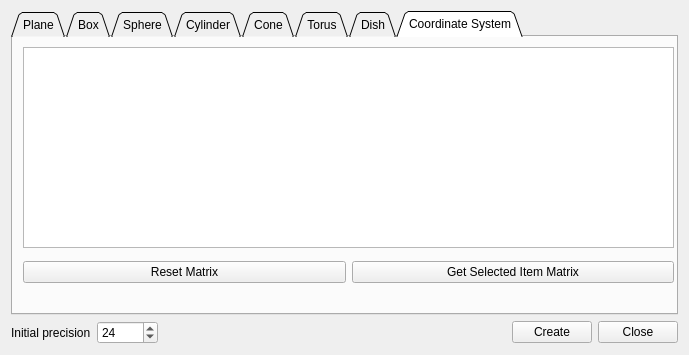
<?xml version="1.0" encoding="UTF-8"?>
<ui version="4.0">
 <class>PrimitiveFactoryDlg</class>
 <widget class="QDialog" name="PrimitiveFactoryDlg">
  <property name="geometry">
   <rect>
    <x>0</x>
    <y>0</y>
    <width>689</width>
    <height>355</height>
   </rect>
  </property>
  <property name="windowTitle">
   <string>Primitive factory</string>
  </property>
  <layout class="QVBoxLayout" name="verticalLayout_6">
   <item>
    <widget class="QTabWidget" name="tabWidget">
     <property name="tabShape">
      <enum>QTabWidget::Triangular</enum>
     </property>
     <property name="currentIndex">
      <number>7</number>
     </property>
     <property name="elideMode">
      <enum>Qt::ElideNone</enum>
     </property>
     <widget class="QWidget" name="planeTab">
      <attribute name="icon">
       <iconset resource="../MainWindow.qrc">
        <normaloff>:/Resources/images/Plane.png</normaloff>:/Resources/images/Plane.png</iconset>
      </attribute>
      <attribute name="title">
       <string>Plane</string>
      </attribute>
      <layout class="QGridLayout" name="gridLayout">
       <item row="0" column="0">
        <layout class="QFormLayout" name="formLayout">
         <item row="0" column="0">
          <widget class="QLabel" name="label">
           <property name="text">
            <string notr="true">dx</string>
           </property>
          </widget>
         </item>
         <item row="0" column="1">
          <widget class="QDoubleSpinBox" name="planeWidthDoubleSpinBox">
           <property name="decimals">
            <number>6</number>
           </property>
           <property name="minimum">
            <double>0.000001000000000</double>
           </property>
           <property name="maximum">
            <double>100000000.000000000000000</double>
           </property>
           <property name="value">
            <double>1.000000000000000</double>
           </property>
          </widget>
         </item>
         <item row="1" column="0">
          <widget class="QLabel" name="label_2">
           <property name="text">
            <string notr="true">dy</string>
           </property>
          </widget>
         </item>
         <item row="1" column="1">
          <widget class="QDoubleSpinBox" name="planeHeightDoubleSpinBox">
           <property name="decimals">
            <number>6</number>
           </property>
           <property name="minimum">
            <double>0.000001000000000</double>
           </property>
           <property name="maximum">
            <double>100000000.000000000000000</double>
           </property>
           <property name="value">
            <double>1.000000000000000</double>
           </property>
          </widget>
         </item>
        </layout>
       </item>
       <item row="0" column="1">
        <spacer name="horizontalSpacer">
         <property name="orientation">
          <enum>Qt::Horizontal</enum>
         </property>
         <property name="sizeHint" stdset="0">
          <size>
           <width>333</width>
           <height>20</height>
          </size>
         </property>
        </spacer>
       </item>
       <item row="1" column="0">
        <spacer name="verticalSpacer">
         <property name="orientation">
          <enum>Qt::Vertical</enum>
         </property>
         <property name="sizeHint" stdset="0">
          <size>
           <width>20</width>
           <height>111</height>
          </size>
         </property>
        </spacer>
       </item>
      </layout>
     </widget>
     <widget class="QWidget" name="boxTab">
      <attribute name="icon">
       <iconset resource="../MainWindow.qrc">
        <normaloff>:/Resources/images/cube.png</normaloff>:/Resources/images/cube.png</iconset>
      </attribute>
      <attribute name="title">
       <string>Box</string>
      </attribute>
      <layout class="QGridLayout" name="gridLayout_2">
       <item row="0" column="0">
        <layout class="QFormLayout" name="formLayout_2">
         <item row="0" column="0">
          <widget class="QLabel" name="label_3">
           <property name="text">
            <string notr="true">dx</string>
           </property>
          </widget>
         </item>
         <item row="0" column="1">
          <widget class="QDoubleSpinBox" name="boxDxDoubleSpinBox">
           <property name="decimals">
            <number>6</number>
           </property>
           <property name="minimum">
            <double>0.000001000000000</double>
           </property>
           <property name="maximum">
            <double>100000000.000000000000000</double>
           </property>
           <property name="value">
            <double>1.000000000000000</double>
           </property>
          </widget>
         </item>
         <item row="1" column="0">
          <widget class="QLabel" name="label_4">
           <property name="text">
            <string notr="true">dy</string>
           </property>
          </widget>
         </item>
         <item row="1" column="1">
          <widget class="QDoubleSpinBox" name="boxDyDoubleSpinBox">
           <property name="decimals">
            <number>6</number>
           </property>
           <property name="minimum">
            <double>0.000001000000000</double>
           </property>
           <property name="maximum">
            <double>100000000.000000000000000</double>
           </property>
           <property name="value">
            <double>1.000000000000000</double>
           </property>
          </widget>
         </item>
         <item row="2" column="0">
          <widget class="QLabel" name="label_5">
           <property name="text">
            <string notr="true">dz</string>
           </property>
          </widget>
         </item>
         <item row="2" column="1">
          <widget class="QDoubleSpinBox" name="boxDzDoubleSpinBox">
           <property name="decimals">
            <number>6</number>
           </property>
           <property name="minimum">
            <double>0.000001000000000</double>
           </property>
           <property name="maximum">
            <double>100000000.000000000000000</double>
           </property>
           <property name="value">
            <double>1.000000000000000</double>
           </property>
          </widget>
         </item>
        </layout>
       </item>
       <item row="0" column="1">
        <spacer name="horizontalSpacer_2">
         <property name="orientation">
          <enum>Qt::Horizontal</enum>
         </property>
         <property name="sizeHint" stdset="0">
          <size>
           <width>334</width>
           <height>20</height>
          </size>
         </property>
        </spacer>
       </item>
       <item row="1" column="0">
        <spacer name="verticalSpacer_2">
         <property name="orientation">
          <enum>Qt::Vertical</enum>
         </property>
         <property name="sizeHint" stdset="0">
          <size>
           <width>20</width>
           <height>85</height>
          </size>
         </property>
        </spacer>
       </item>
      </layout>
     </widget>
     <widget class="QWidget" name="sphereTab">
      <attribute name="icon">
       <iconset resource="../MainWindow.qrc">
        <normaloff>:/Resources/images/sphere.png</normaloff>:/Resources/images/sphere.png</iconset>
      </attribute>
      <attribute name="title">
       <string>Sphere</string>
      </attribute>
      <layout class="QGridLayout" name="gridLayout_3">
       <item row="0" column="0">
        <layout class="QHBoxLayout" name="horizontalLayout">
         <item>
          <widget class="QLabel" name="label_6">
           <property name="text">
            <string>radius</string>
           </property>
          </widget>
         </item>
         <item>
          <widget class="QDoubleSpinBox" name="sphereRadiusDoubleSpinBox">
           <property name="decimals">
            <number>6</number>
           </property>
           <property name="minimum">
            <double>0.000001000000000</double>
           </property>
           <property name="maximum">
            <double>100000000.000000000000000</double>
           </property>
           <property name="value">
            <double>2.000000000000000</double>
           </property>
          </widget>
         </item>
        </layout>
       </item>
       <item row="0" column="1">
        <spacer name="horizontalSpacer_3">
         <property name="orientation">
          <enum>Qt::Horizontal</enum>
         </property>
         <property name="sizeHint" stdset="0">
          <size>
           <width>317</width>
           <height>20</height>
          </size>
         </property>
        </spacer>
       </item>
       <item row="3" column="0">
        <spacer name="verticalSpacer_3">
         <property name="orientation">
          <enum>Qt::Vertical</enum>
         </property>
         <property name="sizeHint" stdset="0">
          <size>
           <width>20</width>
           <height>136</height>
          </size>
         </property>
        </spacer>
       </item>
       <item row="1" column="0">
        <widget class="QGroupBox" name="groupBox">
         <property name="title">
          <string>Position</string>
         </property>
         <layout class="QGridLayout" name="gridLayout_7">
          <item row="2" column="0">
           <widget class="QLabel" name="label_21">
            <property name="text">
             <string notr="true">y</string>
            </property>
           </widget>
          </item>
          <item row="1" column="1">
           <widget class="QDoubleSpinBox" name="spherePosXDoubleSpinBox">
            <property name="decimals">
             <number>6</number>
            </property>
            <property name="minimum">
             <double>-1000000000.000000000000000</double>
            </property>
            <property name="maximum">
             <double>1000000000.000000000000000</double>
            </property>
           </widget>
          </item>
          <item row="2" column="1">
           <widget class="QDoubleSpinBox" name="spherePosYDoubleSpinBox">
            <property name="decimals">
             <number>6</number>
            </property>
            <property name="minimum">
             <double>-1000000000.000000000000000</double>
            </property>
            <property name="maximum">
             <double>1000000000.000000000000000</double>
            </property>
           </widget>
          </item>
          <item row="3" column="1">
           <widget class="QDoubleSpinBox" name="spherePosZDoubleSpinBox">
            <property name="decimals">
             <number>6</number>
            </property>
            <property name="minimum">
             <double>-1000000000.000000000000000</double>
            </property>
            <property name="maximum">
             <double>1000000000.000000000000000</double>
            </property>
           </widget>
          </item>
          <item row="3" column="0">
           <widget class="QLabel" name="label_22">
            <property name="text">
             <string notr="true">z</string>
            </property>
           </widget>
          </item>
          <item row="1" column="0">
           <widget class="QLabel" name="label_20">
            <property name="text">
             <string notr="true">x</string>
            </property>
           </widget>
          </item>
          <item row="5" column="0" colspan="2">
           <layout class="QHBoxLayout" name="horizontalLayout_3">
            <property name="topMargin">
             <number>0</number>
            </property>
            <property name="rightMargin">
             <number>0</number>
            </property>
            <item>
             <widget class="QPushButton" name="spherePosToOriginButton">
              <property name="toolTip">
               <string>Set position to origin</string>
              </property>
              <property name="text">
               <string>clear</string>
              </property>
             </widget>
            </item>
            <item>
             <widget class="QPushButton" name="spherePosFromClipboardButton">
              <property name="toolTip">
               <string>Try to interpret clipboard contents as position (&quot;x y z&quot;)</string>
              </property>
              <property name="text">
               <string>clipboard</string>
              </property>
             </widget>
            </item>
           </layout>
          </item>
         </layout>
        </widget>
       </item>
      </layout>
     </widget>
     <widget class="QWidget" name="cylTab">
      <attribute name="icon">
       <iconset resource="../MainWindow.qrc">
        <normaloff>:/Resources/images/cylinder.png</normaloff>:/Resources/images/cylinder.png</iconset>
      </attribute>
      <attribute name="title">
       <string>Cylinder</string>
      </attribute>
      <layout class="QGridLayout" name="gridLayout_6">
       <item row="0" column="0">
        <layout class="QFormLayout" name="formLayout_6">
         <item row="0" column="0">
          <widget class="QLabel" name="label_7">
           <property name="text">
            <string>radius</string>
           </property>
          </widget>
         </item>
         <item row="0" column="1">
          <widget class="QDoubleSpinBox" name="cylRadiusDoubleSpinBox">
           <property name="decimals">
            <number>6</number>
           </property>
           <property name="minimum">
            <double>0.000001000000000</double>
           </property>
           <property name="maximum">
            <double>100000000.000000000000000</double>
           </property>
           <property name="value">
            <double>2.000000000000000</double>
           </property>
          </widget>
         </item>
         <item row="1" column="0">
          <widget class="QLabel" name="label_8">
           <property name="text">
            <string>height</string>
           </property>
          </widget>
         </item>
         <item row="1" column="1">
          <widget class="QDoubleSpinBox" name="cylHeightDoubleSpinBox">
           <property name="decimals">
            <number>6</number>
           </property>
           <property name="minimum">
            <double>0.000001000000000</double>
           </property>
           <property name="maximum">
            <double>100000000.000000000000000</double>
           </property>
           <property name="value">
            <double>5.000000000000000</double>
           </property>
          </widget>
         </item>
        </layout>
       </item>
       <item row="0" column="1">
        <spacer name="horizontalSpacer_6">
         <property name="orientation">
          <enum>Qt::Horizontal</enum>
         </property>
         <property name="sizeHint" stdset="0">
          <size>
           <width>316</width>
           <height>20</height>
          </size>
         </property>
        </spacer>
       </item>
       <item row="1" column="0">
        <spacer name="verticalSpacer_6">
         <property name="orientation">
          <enum>Qt::Vertical</enum>
         </property>
         <property name="sizeHint" stdset="0">
          <size>
           <width>20</width>
           <height>111</height>
          </size>
         </property>
        </spacer>
       </item>
      </layout>
     </widget>
     <widget class="QWidget" name="coneTab">
      <attribute name="icon">
       <iconset resource="../MainWindow.qrc">
        <normaloff>:/Resources/images/cone.png</normaloff>:/Resources/images/cone.png</iconset>
      </attribute>
      <attribute name="title">
       <string>Cone</string>
      </attribute>
      <layout class="QGridLayout" name="gridLayout_4">
       <item row="0" column="0">
        <layout class="QVBoxLayout" name="verticalLayout">
         <item>
          <layout class="QFormLayout" name="formLayout_4">
           <item row="0" column="0">
            <widget class="QLabel" name="label_10">
             <property name="text">
              <string>top radius</string>
             </property>
            </widget>
           </item>
           <item row="0" column="1">
            <widget class="QDoubleSpinBox" name="coneTopRadiusDoubleSpinBox">
             <property name="decimals">
              <number>6</number>
             </property>
             <property name="minimum">
              <double>0.000000000000000</double>
             </property>
             <property name="maximum">
              <double>100000000.000000000000000</double>
             </property>
             <property name="value">
              <double>0.000000000000000</double>
             </property>
            </widget>
           </item>
           <item row="1" column="0">
            <widget class="QLabel" name="label_9">
             <property name="text">
              <string>bottom radius</string>
             </property>
            </widget>
           </item>
           <item row="1" column="1">
            <widget class="QDoubleSpinBox" name="coneBottomRadiusDoubleSpinBox">
             <property name="decimals">
              <number>6</number>
             </property>
             <property name="minimum">
              <double>0.000000000000000</double>
             </property>
             <property name="maximum">
              <double>100000000.000000000000000</double>
             </property>
             <property name="value">
              <double>2.000000000000000</double>
             </property>
            </widget>
           </item>
           <item row="2" column="0">
            <widget class="QLabel" name="label_11">
             <property name="text">
              <string>height</string>
             </property>
            </widget>
           </item>
           <item row="2" column="1">
            <widget class="QDoubleSpinBox" name="coneHeightDoubleSpinBox">
             <property name="decimals">
              <number>6</number>
             </property>
             <property name="minimum">
              <double>0.000001000000000</double>
             </property>
             <property name="maximum">
              <double>100000000.000000000000000</double>
             </property>
             <property name="value">
              <double>3.000000000000000</double>
             </property>
            </widget>
           </item>
          </layout>
         </item>
         <item>
          <widget class="QGroupBox" name="snoutGroupBox">
           <property name="title">
            <string>Snout mode</string>
           </property>
           <property name="checkable">
            <bool>true</bool>
           </property>
           <property name="checked">
            <bool>false</bool>
           </property>
           <layout class="QFormLayout" name="formLayout_3">
            <item row="0" column="0">
             <widget class="QLabel" name="label_12">
              <property name="toolTip">
               <string>displacement of axes along X-axis</string>
              </property>
              <property name="statusTip">
               <string>displacement of axes along X-axis</string>
              </property>
              <property name="text">
               <string>x offset</string>
              </property>
             </widget>
            </item>
            <item row="0" column="1">
             <widget class="QDoubleSpinBox" name="coneXOffsetDoubleSpinBox">
              <property name="decimals">
               <number>6</number>
              </property>
              <property name="minimum">
               <double>0.000000000000000</double>
              </property>
              <property name="maximum">
               <double>100000000.000000000000000</double>
              </property>
              <property name="value">
               <double>0.000000000000000</double>
              </property>
             </widget>
            </item>
            <item row="1" column="0">
             <widget class="QLabel" name="label_13">
              <property name="toolTip">
               <string>displacement of axes along Y-axis</string>
              </property>
              <property name="statusTip">
               <string>displacement of axes along Y-axis</string>
              </property>
              <property name="text">
               <string>y offset</string>
              </property>
             </widget>
            </item>
            <item row="1" column="1">
             <widget class="QDoubleSpinBox" name="coneYOffsetDoubleSpinBox">
              <property name="decimals">
               <number>6</number>
              </property>
              <property name="minimum">
               <double>0.000000000000000</double>
              </property>
              <property name="maximum">
               <double>100000000.000000000000000</double>
              </property>
              <property name="value">
               <double>0.000000000000000</double>
              </property>
             </widget>
            </item>
           </layout>
          </widget>
         </item>
        </layout>
       </item>
       <item row="0" column="1">
        <spacer name="horizontalSpacer_4">
         <property name="orientation">
          <enum>Qt::Horizontal</enum>
         </property>
         <property name="sizeHint" stdset="0">
          <size>
           <width>278</width>
           <height>20</height>
          </size>
         </property>
        </spacer>
       </item>
       <item row="1" column="0">
        <spacer name="verticalSpacer_4">
         <property name="orientation">
          <enum>Qt::Vertical</enum>
         </property>
         <property name="sizeHint" stdset="0">
          <size>
           <width>20</width>
           <height>25</height>
          </size>
         </property>
        </spacer>
       </item>
      </layout>
     </widget>
     <widget class="QWidget" name="torusTab">
      <attribute name="icon">
       <iconset resource="../MainWindow.qrc">
        <normaloff>:/Resources/images/torus.png</normaloff>:/Resources/images/torus.png</iconset>
      </attribute>
      <attribute name="title">
       <string>Torus</string>
      </attribute>
      <layout class="QGridLayout" name="gridLayout_5">
       <item row="0" column="0">
        <layout class="QVBoxLayout" name="verticalLayout_2">
         <item>
          <layout class="QFormLayout" name="formLayout_5">
           <item row="0" column="0">
            <widget class="QLabel" name="label_14">
             <property name="text">
              <string>inside radius</string>
             </property>
            </widget>
           </item>
           <item row="0" column="1">
            <widget class="QDoubleSpinBox" name="torusInsideRadiusDoubleSpinBox">
             <property name="decimals">
              <number>6</number>
             </property>
             <property name="minimum">
              <double>0.000001000000000</double>
             </property>
             <property name="maximum">
              <double>100000000.000000000000000</double>
             </property>
             <property name="value">
              <double>1.000000000000000</double>
             </property>
            </widget>
           </item>
           <item row="1" column="0">
            <widget class="QLabel" name="label_15">
             <property name="text">
              <string>outside radius</string>
             </property>
            </widget>
           </item>
           <item row="1" column="1">
            <widget class="QDoubleSpinBox" name="torusOutsideRadiusDoubleSpinBox">
             <property name="decimals">
              <number>6</number>
             </property>
             <property name="minimum">
              <double>0.000001000000000</double>
             </property>
             <property name="maximum">
              <double>100000000.000000000000000</double>
             </property>
             <property name="value">
              <double>1.500000000000000</double>
             </property>
            </widget>
           </item>
           <item row="2" column="0">
            <widget class="QLabel" name="label_16">
             <property name="text">
              <string>angle (degrees)</string>
             </property>
            </widget>
           </item>
           <item row="2" column="1">
            <widget class="QDoubleSpinBox" name="torusAngleDoubleSpinBox">
             <property name="decimals">
              <number>6</number>
             </property>
             <property name="minimum">
              <double>0.000001000000000</double>
             </property>
             <property name="maximum">
              <double>360.000000000000000</double>
             </property>
             <property name="value">
              <double>360.000000000000000</double>
             </property>
            </widget>
           </item>
          </layout>
         </item>
         <item>
          <widget class="QGroupBox" name="torusRectGroupBox">
           <property name="title">
            <string>Rectangular section</string>
           </property>
           <property name="checkable">
            <bool>true</bool>
           </property>
           <property name="checked">
            <bool>false</bool>
           </property>
           <layout class="QHBoxLayout" name="horizontalLayout_2">
            <item>
             <widget class="QLabel" name="label_17">
              <property name="text">
               <string>inside radius</string>
              </property>
             </widget>
            </item>
            <item>
             <widget class="QDoubleSpinBox" name="torusRectSectionHeightDoubleSpinBox">
              <property name="decimals">
               <number>6</number>
              </property>
              <property name="minimum">
               <double>0.000001000000000</double>
              </property>
              <property name="maximum">
               <double>100000000.000000000000000</double>
              </property>
              <property name="value">
               <double>1.000000000000000</double>
              </property>
             </widget>
            </item>
           </layout>
          </widget>
         </item>
        </layout>
       </item>
       <item row="0" column="1">
        <spacer name="horizontalSpacer_5">
         <property name="orientation">
          <enum>Qt::Horizontal</enum>
         </property>
         <property name="sizeHint" stdset="0">
          <size>
           <width>267</width>
           <height>20</height>
          </size>
         </property>
        </spacer>
       </item>
       <item row="1" column="0">
        <spacer name="verticalSpacer_5">
         <property name="orientation">
          <enum>Qt::Vertical</enum>
         </property>
         <property name="sizeHint" stdset="0">
          <size>
           <width>20</width>
           <height>24</height>
          </size>
         </property>
        </spacer>
       </item>
      </layout>
     </widget>
     <widget class="QWidget" name="dishTab">
      <attribute name="icon">
       <iconset resource="../MainWindow.qrc">
        <normaloff>:/Resources/images/dish.png</normaloff>:/Resources/images/dish.png</iconset>
      </attribute>
      <attribute name="title">
       <string>Dish</string>
      </attribute>
      <layout class="QGridLayout" name="gridLayout_13">
       <item row="0" column="0">
        <layout class="QVBoxLayout" name="verticalLayout_5">
         <item>
          <layout class="QFormLayout" name="formLayout_13">
           <item row="0" column="0">
            <widget class="QLabel" name="label_18">
             <property name="text">
              <string>radius</string>
             </property>
            </widget>
           </item>
           <item row="0" column="1">
            <widget class="QDoubleSpinBox" name="dishRadiusDoubleSpinBox">
             <property name="decimals">
              <number>6</number>
             </property>
             <property name="minimum">
              <double>0.000001000000000</double>
             </property>
             <property name="maximum">
              <double>100000000.000000000000000</double>
             </property>
             <property name="value">
              <double>1.000000000000000</double>
             </property>
            </widget>
           </item>
           <item row="1" column="0">
            <widget class="QLabel" name="label_19">
             <property name="text">
              <string>height</string>
             </property>
            </widget>
           </item>
           <item row="1" column="1">
            <widget class="QDoubleSpinBox" name="dishHeightDoubleSpinBox">
             <property name="decimals">
              <number>6</number>
             </property>
             <property name="minimum">
              <double>0.000001000000000</double>
             </property>
             <property name="maximum">
              <double>100000000.000000000000000</double>
             </property>
             <property name="value">
              <double>0.500000000000000</double>
             </property>
            </widget>
           </item>
          </layout>
         </item>
         <item>
          <widget class="QGroupBox" name="dishEllipsoidGroupBox">
           <property name="title">
            <string>Ellipsoid mode</string>
           </property>
           <property name="checkable">
            <bool>true</bool>
           </property>
           <property name="checked">
            <bool>false</bool>
           </property>
           <layout class="QHBoxLayout" name="horizontalLayout_5">
            <item>
             <widget class="QLabel" name="label_39">
              <property name="text">
               <string>radius 2</string>
              </property>
             </widget>
            </item>
            <item>
             <widget class="QDoubleSpinBox" name="dishRadius2DoubleSpinBox">
              <property name="decimals">
               <number>6</number>
              </property>
              <property name="minimum">
               <double>0.000001000000000</double>
              </property>
              <property name="maximum">
               <double>100000000.000000000000000</double>
              </property>
              <property name="value">
               <double>1.000000000000000</double>
              </property>
             </widget>
            </item>
           </layout>
          </widget>
         </item>
        </layout>
       </item>
       <item row="0" column="1">
        <spacer name="horizontalSpacer_13">
         <property name="orientation">
          <enum>Qt::Horizontal</enum>
         </property>
         <property name="sizeHint" stdset="0">
          <size>
           <width>288</width>
           <height>20</height>
          </size>
         </property>
        </spacer>
       </item>
       <item row="1" column="0">
        <spacer name="verticalSpacer_13">
         <property name="orientation">
          <enum>Qt::Vertical</enum>
         </property>
         <property name="sizeHint" stdset="0">
          <size>
           <width>20</width>
           <height>50</height>
          </size>
         </property>
        </spacer>
       </item>
      </layout>
     </widget>
     <widget class="QWidget" name="coordinateSystemTab">
      <attribute name="icon">
       <iconset resource="../MainWindow.qrc">
        <normaloff>:/Resources/images/pqShowOrientationAxes@2x.png</normaloff>:/Resources/images/pqShowOrientationAxes@2x.png</iconset>
      </attribute>
      <attribute name="title">
       <string>Coordinate System</string>
      </attribute>
      <widget class="QWidget" name="verticalLayoutWidget">
       <property name="geometry">
        <rect>
         <x>10</x>
         <y>10</y>
         <width>651</width>
         <height>201</height>
        </rect>
       </property>
       <layout class="QVBoxLayout" name="verticalLayout_10">
        <item>
         <widget class="QPlainTextEdit" name="csMatrixTextEdit"/>
        </item>
       </layout>
      </widget>
      <widget class="QWidget" name="horizontalLayoutWidget">
       <property name="geometry">
        <rect>
         <x>10</x>
         <y>220</y>
         <width>651</width>
         <height>31</height>
        </rect>
       </property>
       <layout class="QHBoxLayout" name="horizontalLayout_11">
        <item>
         <widget class="QPushButton" name="csClearMatrixButton">
          <property name="text">
           <string>Reset Matrix</string>
          </property>
         </widget>
        </item>
        <item>
         <widget class="QPushButton" name="csSetMatrixBasedOnSelectedObjectButton">
          <property name="toolTip">
           <string>&lt;html&gt;&lt;head/&gt;&lt;body&gt;&lt;p&gt;Select an item in the DB Tree&lt;/p&gt;&lt;/body&gt;&lt;/html&gt;</string>
          </property>
          <property name="text">
           <string>Get Selected Item Matrix</string>
          </property>
         </widget>
        </item>
       </layout>
      </widget>
     </widget>
    </widget>
   </item>
   <item>
    <layout class="QHBoxLayout" name="horizontalLayout_6">
     <item>
      <widget class="QLabel" name="label_40">
       <property name="text">
        <string>Initial precision</string>
       </property>
      </widget>
     </item>
     <item>
      <widget class="QSpinBox" name="precisionSpinBox">
       <property name="minimum">
        <number>4</number>
       </property>
       <property name="maximum">
        <number>65536</number>
       </property>
       <property name="singleStep">
        <number>4</number>
       </property>
       <property name="value">
        <number>24</number>
       </property>
      </widget>
     </item>
     <item>
      <spacer name="horizontalSpacer_14">
       <property name="orientation">
        <enum>Qt::Horizontal</enum>
       </property>
       <property name="sizeHint" stdset="0">
        <size>
         <width>40</width>
         <height>20</height>
        </size>
       </property>
      </spacer>
     </item>
     <item>
      <widget class="QPushButton" name="createPushButton">
       <property name="text">
        <string>Create</string>
       </property>
      </widget>
     </item>
     <item>
      <widget class="QPushButton" name="closePushButton">
       <property name="text">
        <string>Close</string>
       </property>
      </widget>
     </item>
    </layout>
   </item>
   <item>
    <spacer name="verticalSpacer_14">
     <property name="orientation">
      <enum>Qt::Vertical</enum>
     </property>
     <property name="sizeHint" stdset="0">
      <size>
       <width>20</width>
       <height>2</height>
      </size>
     </property>
    </spacer>
   </item>
  </layout>
 </widget>
 <resources>
  <include location="../MainWindow.qrc"/>
 </resources>
 <connections/>
</ui>
